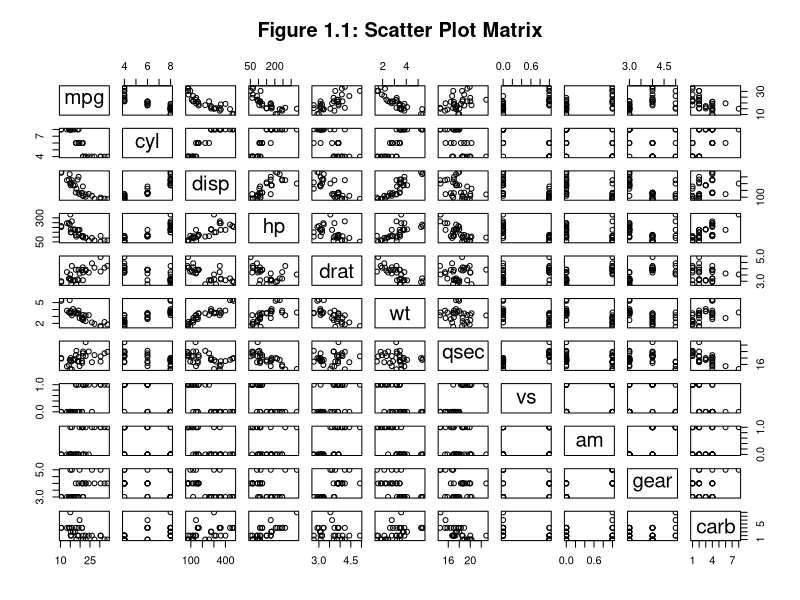
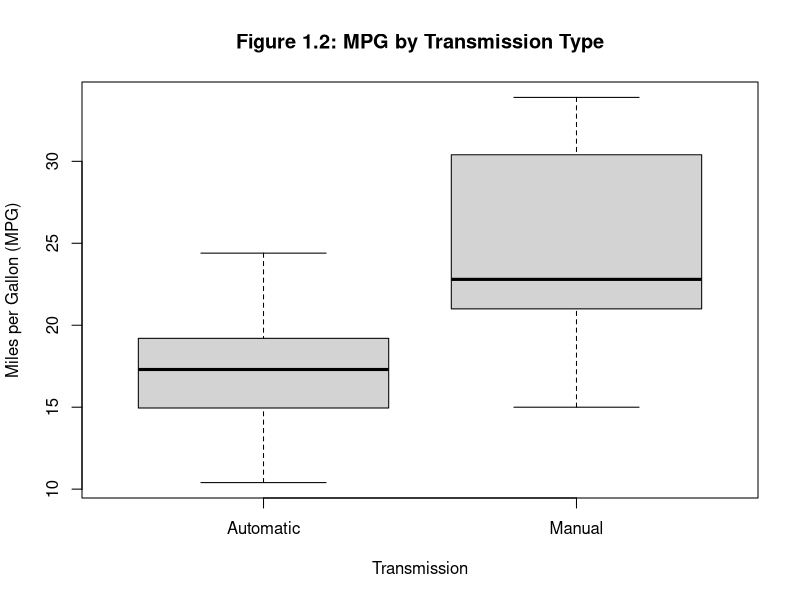

Source code (R) for these figures, in order:
## ---- chunk 1
data <- mtcars
name <- names(mtcars)
description <- c("Miles/(US) gallon", "Number of cylinders", "Displacement (cu.in.", "Gross horsepower", "Rear axle ratio", "Weight (lb/1000)", "1/4 mile time", "V/S", "Transmission (0 = automatic, 1 = manual)", "Number of forward gears", "Number of carburetors")
dataset <- cbind(name, description)
knitr::kable(dataset)

pairs(data, main = "Figure 1.1: Scatter Plot Matrix")

## ---- chunk 2

boxplot(mpg ~ am, data = mtcars, names = c("Automatic", "Manual"), main = "Figure 1.2: MPG by Transmission Type", ylab = "Miles per Gallon (MPG)", xlab = "Transmission")

